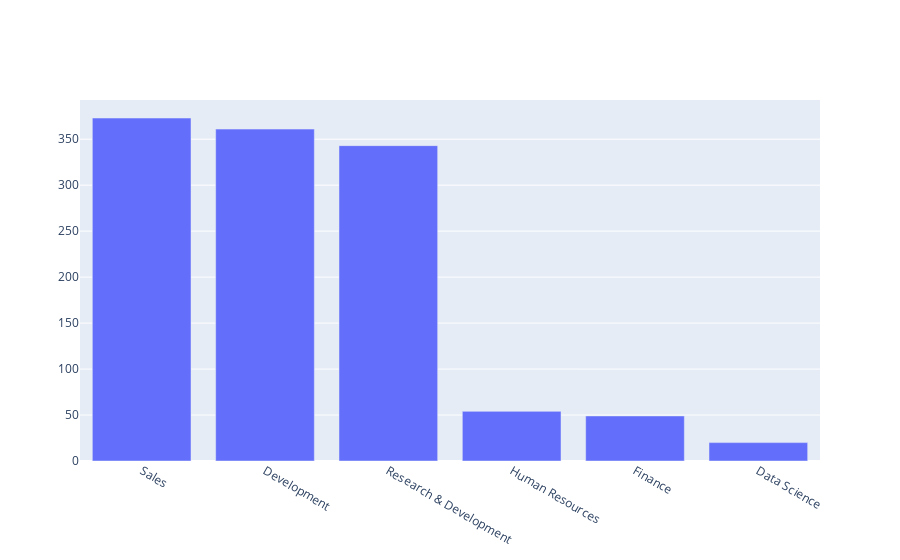

Notebook source saved alongside this figure:
### Markdown cell above
# Step 5 : Department-wise Performance Analysis

**As per this project,we are required to analyse the Departmentwise Performance.**

### Code cell
data = [go.Bar(
            x=df['EmpDepartment'].value_counts().index.values,
            y= (df['EmpDepartment'].value_counts().values)
    )]

py.iplot(data, filename='basic-bar')

### Figure 1 — Plotly figure (JSON) as saved in the notebook; plotly's stock layout.template omitted (floating-point values rounded to 4 significant figures)
{"data": [{"type": "bar", "x": ["Sales", "Development", "Research & Development", "Human Resources", "Finance", "Data Science"], "y": [373, 361, 343, 54, 49, 20]}], "layout": {}}
